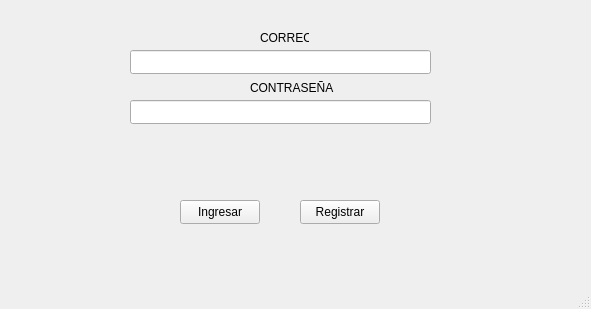
<?xml version="1.0" encoding="UTF-8"?>
<ui version="4.0">
 <class>MainWindow</class>
 <widget class="QMainWindow" name="MainWindow">
  <property name="geometry">
   <rect>
    <x>0</x>
    <y>0</y>
    <width>591</width>
    <height>309</height>
   </rect>
  </property>
  <property name="windowTitle">
   <string>MainWindow</string>
  </property>
  <widget class="QWidget" name="centralwidget">
   <widget class="QLineEdit" name="lineEdit">
    <property name="geometry">
     <rect>
      <x>130</x>
      <y>50</y>
      <width>301</width>
      <height>24</height>
     </rect>
    </property>
   </widget>
   <widget class="QPushButton" name="pushButton">
    <property name="geometry">
     <rect>
      <x>180</x>
      <y>200</y>
      <width>80</width>
      <height>24</height>
     </rect>
    </property>
    <property name="text">
     <string>Ingresar</string>
    </property>
   </widget>
   <widget class="QLineEdit" name="lineEdit_2">
    <property name="geometry">
     <rect>
      <x>130</x>
      <y>100</y>
      <width>301</width>
      <height>24</height>
     </rect>
    </property>
   </widget>
   <widget class="QPushButton" name="pushButton_2">
    <property name="geometry">
     <rect>
      <x>300</x>
      <y>200</y>
      <width>80</width>
      <height>24</height>
     </rect>
    </property>
    <property name="text">
     <string>Registrar</string>
    </property>
   </widget>
   <widget class="QLabel" name="label">
    <property name="geometry">
     <rect>
      <x>260</x>
      <y>30</y>
      <width>49</width>
      <height>16</height>
     </rect>
    </property>
    <property name="text">
     <string>CORREO</string>
    </property>
   </widget>
   <widget class="QLabel" name="label_2">
    <property name="geometry">
     <rect>
      <x>250</x>
      <y>80</y>
      <width>91</width>
      <height>16</height>
     </rect>
    </property>
    <property name="text">
     <string>CONTRASEÑA</string>
    </property>
   </widget>
  </widget>
  <widget class="QStatusBar" name="statusbar"/>
 </widget>
 <resources/>
 <connections/>
</ui>
